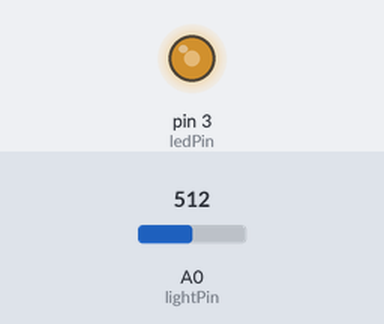
A sketch run on a simulated Arduino Uno, built with avr-gcc and run on an emulated ATmega328P. Parts: output pins drawn as LEDs (lit = HIGH). Inputs (shaded band) come from the test bench; at power-on: A0 (lightPin) = 512.

Above: at 1.2 s.
1.3 s: A0 (lightPin) set to 716
At 2.1 s:
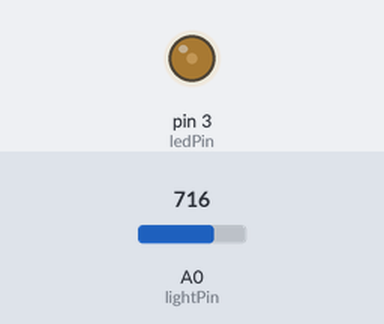
2.8 s: A0 (lightPin) set to 900
At 3.2 s:
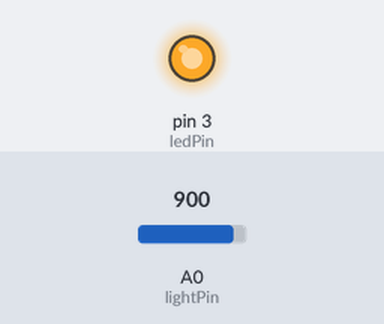
4.3 s: A0 (lightPin) set to 889
At 5.5 s:
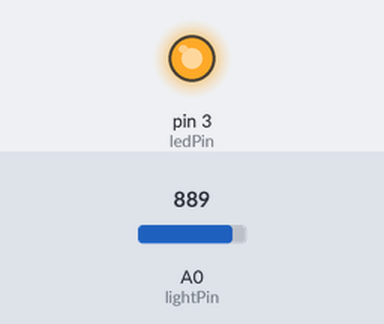
5.8 s: A0 (lightPin) set to 882
At 6.7 s:
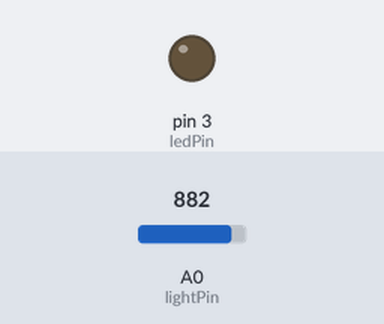
7.3 s: A0 (lightPin) set to 122
At 7.8 s:
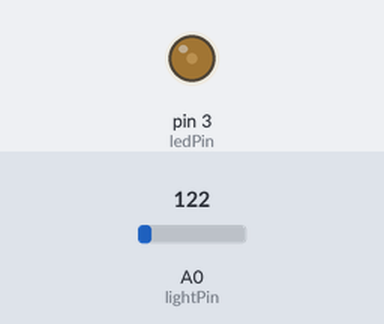
8.8 s: A0 (lightPin) set to 511
At 10.2 s:
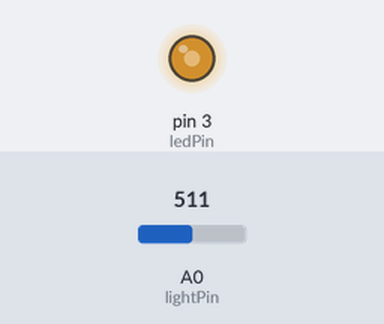
Timing chart, 0 to 11.3 s (numbered marks = the images above; inputs shaded):
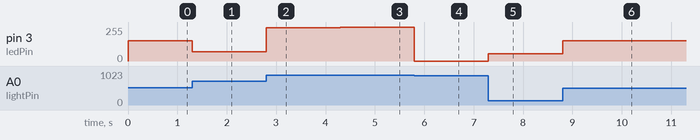

Measured:
- the behaviour switches between 883 and 882 on A0 (lightPin) (found by bisection; images 3 and 4)
- after the input at 1.3 s, pin 3 (ledPin): 152/255 → 68/255 at once
- after the input at 2.8 s, pin 3 (ledPin): 68/255 → 248/255 at once
- after the input at 4.3 s, pin 3 (ledPin): 248/255 → 253/255 at once
- after the input at 5.8 s, pin 3 (ledPin): 253/255 → 0/255 at once
- after the input at 7.3 s, pin 3 (ledPin): 0/255 → 55/255 at once
- after the input at 8.8 s, pin 3 (ledPin): 55/255 → 152/255 at once

The sketch:

Opp3b.ino
```cpp
const int ledPin = 3;
const int lightPin = A0;

int readValue = 0;
int out = 0;

void setup() {
  pinMode(ledPin, OUTPUT);
}

void loop() {
  readValue = analogRead(lightPin);
  out = map(readValue, 260, 880, 255, 0);
  analogWrite(ledPin, out);
}
```
